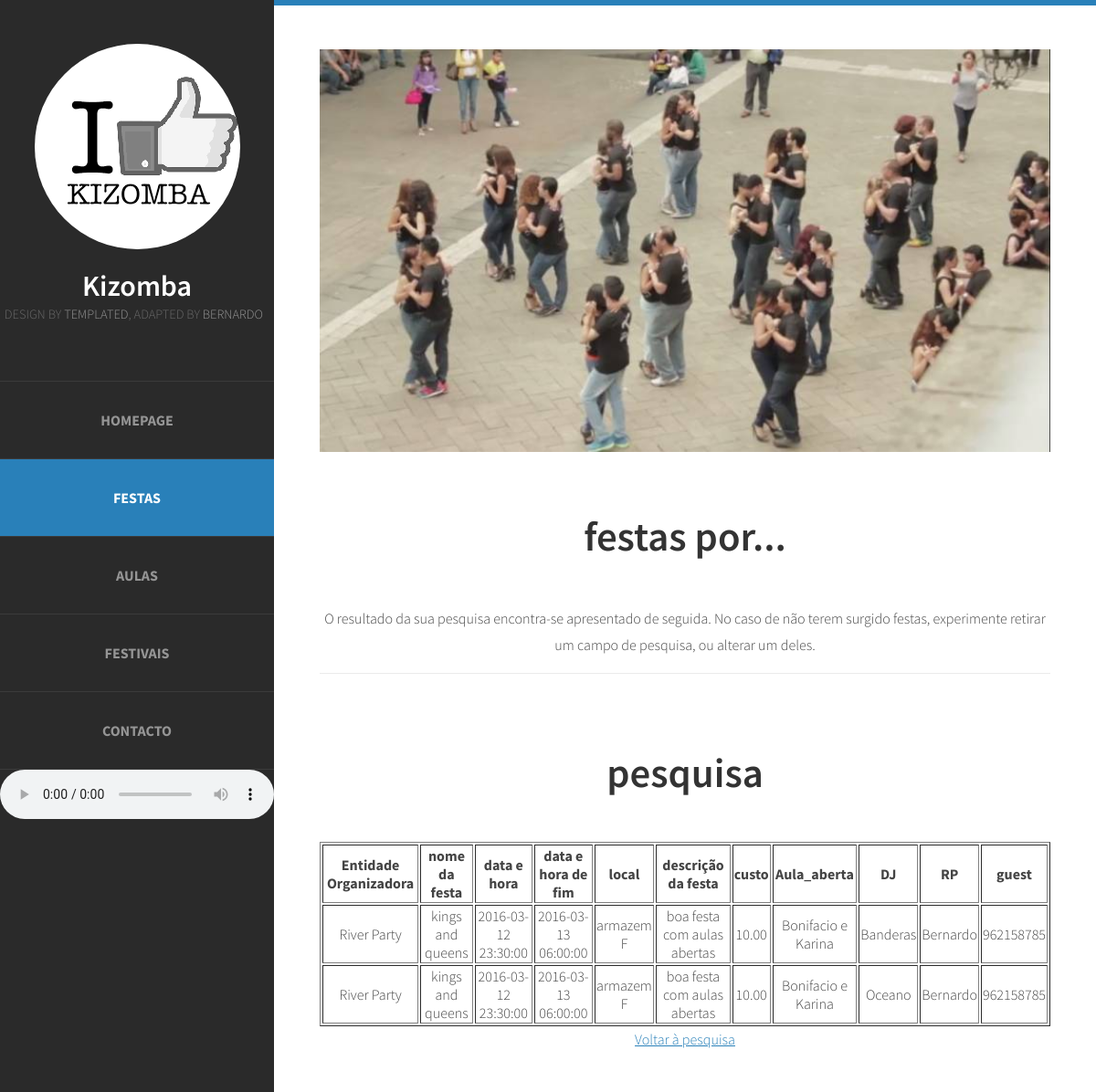
Page /festas_result.php on the committed database.
### tables this page shows
create table festa(
	nome_entidade varchar(255),
	nome_festa varchar(255),
	data_inicio timestamp,
	data_fim timestamp,
	local varchar(255),
	descricao varchar(255),
	custo decimal(5,2),
	primary key(nome_entidade, nome_festa),
	foreign key(nome_entidade) references Entidade_organizadora(nome));

create table Aula_aberta(
	nome_prof varchar(255),
	nome_entidade varchar(255),
	nome_festa varchar(255),
	primary key(nome_prof, nome_entidade, nome_festa),
	foreign key(nome_prof) references Professor(nome),
	foreign key(nome_entidade, nome_festa) references festa(nome_entidade, nome_festa));

create table toca(
	nome_dj varchar(255),
	nome_entidade varchar(255),
	nome_festa varchar(255),
	primary key(nome_dj, nome_entidade, nome_festa),
	foreign key(nome_entidade, nome_festa) references festa(nome_entidade, nome_festa),
	foreign key(nome_dj) references DJ(nome));

create table Promove(
	nome_rp varchar(255),
	nome_entidade varchar(255),
	nome_festa varchar(255),
	primary key(nome_rp, nome_entidade, nome_festa),
	foreign key(nome_rp) references RP(nome),
	foreign key(nome_entidade, nome_festa) references festa(nome_entidade, nome_festa));

create table RP(
	nome varchar(255),
	contacto integer,
	primary key(nome),
	foreign key(nome) references Pessoa(nome));

### web/festas_result.php (the view, shortened to what this page needs)
<!DOCTYPE html PUBLIC "-//W3C//DTD XHTML 1.0 Strict//EN" "http://www.w3.org/TR/xhtml1/DTD/xhtml1-strict.dtd">
<html xmlns="http://www.w3.org/1999/xhtml">
<head>
<link href="default.css" rel="stylesheet" type="text/css" media="all" />
<link href="fonts.css" rel="stylesheet" type="text/css" media="all" />
</head>
<body>
<div id="page" class="container">
	<div id="header">
		<div id="logo">
			<img src="images.png" alt="" />
			<h1><a href="#">Kizomba</a></h1>
			<span>Design by <a href="http://templated.co" rel="nofollow">TEMPLATED</a>, adapted by <a href="https://pt.linkedin.com/in/bernardo-gomes-759391b5" rel="nofollow">Bernardo</a></span>
		</div>
		<div id="menu">
			<ul>
				<li><a href="index.php" accesskey="1" title="">Homepage</a></li>
				<li class="current_page_item"><a href="festas.php" accesskey="2" title="">Festas</a></li>
				<li><a href="aulas.php" accesskey="3" title="">Aulas</a></li>
				<li><a href="festivais.php" accesskey="4" title="">Festivais</a></li>
				<li><a href="contact.html" accesskey="5" title="">Contacto</a></li>
				<li>
					<audio controls>
						<source src="my_plylist.mp3" type="audio/mpeg">
					</audio>
				</li>
			</ul>
		</div>
	</div>
	<div id="main">
		<div id="banner">
			<img src="flashmob.jpg" alt="" class="image-full" />
		</div>
		<div id="welcome">
			<div class="title">
				<h2>Festas por...</h2>
			</div>
			<p>O resultado da sua pesquisa encontra-se apresentado de seguida. No caso de não terem surgido festas, experimente retirar um campo de pesquisa, ou alterar um deles.</p>
		</div>
		<div id="featured">
			<div class="title">
				<h2>Pesquisa</h2>
			</div>
				<?php
					$host = "db.ist.utl.pt";
					$user = "ist175573";
					$pass = "swex6595";
					$dsn = "mysql:host=$host;dbname=$user";
					try
					{
						$connection = new PDO($dsn, $user, $pass);
					}
					catch(PDOException $exception)
					{
						echo("<p>Error: ");
						echo($exception->getMessage());
						echo("</p>");
						exit();
					}
					$data=$_REQUEST['data'];
					$organizacao=$_REQUEST['entidade'];
					$local=$_REQUEST['local'];
					$sql="select f.nome_entidade, f.nome_festa, f.data_inicio, f.data_fim, f.local, f.descricao, f.custo, A.nome_prof, t.nome_dj, P.nome_rp, R.contacto
							from festa as f, Aula_aberta as A, toca as t, Promove as P, RP as R
						where f.data_inicio like '%$data%'
						and f.nome_entidade like '%$organizacao%'
						and f.local like '%$local%'
						and A.nome_festa=f.nome_festa
						and t.nome_festa=f.nome_festa
						and P.nome_festa=f.nome_festa
						and R.nome=P.nome_rp;";
					$result = $connection->query($sql);
					$nrows= $result->rowCount();
					if($nrows!=0)
					{
						echo("<table border=\"1\" align=\"center\">");
						echo("<tr><td><strong>Entidade Organizadora</strong></td><td><strong>nome da festa</strong></td><td><strong>data e hora</strong></td><td><strong>data e hora de fim</strong></td><td><strong>local</strong></td><td><strong>descrição da festa</strong></td><td><strong>custo</strong></td><td><strong>Aula_aberta</strong></td><td><strong>DJ</strong></td><td><strong>RP</strong></td><td><strong>guest</strong></td></tr>");
						foreach($result as $row)
						{
							echo("<tr><td>");
							echo($row['nome_entidade']);
							echo("</td><td>");
							echo($row['nome_festa']);
							echo("</td><td>");
							echo($row['data_inicio']);
							echo("</td><td>");
							echo($row['data_fim']);
							echo("</td><td>");
							echo($row['local']);
							echo("</td><td>");
							echo($row['descricao']);
							echo("</td><td>");
							echo($row['custo']);
							echo("</td><td>");
							echo($row['nome_prof']);
							echo("</td><td>");
							echo($row['nome_dj']);
							echo("</td><td>");
							echo($row['nome_rp']);
							echo("</td><td>");
							echo($row['contacto']);
							echo("</td></tr>");
						}
						echo("</table>");
					}
					else
					{
							echo("<p>Não há festas com os requesitos pretendidos</p>");
					}
				?>
				<p><a href="festas.php" accesskey="2" title="">Voltar à pesquisa</a></p>
			</div>
		</div>
	</div>
</body>
</html>

### web/default.css (style rules this page uses)
html, body { height: 100%; }
body { margin: 0px; padding: 0px; background: #202020; font-family: 'Source Sans Pro', sans-serif; font-size: 12pt; font-weight: 300; color: #444444; }
h1, h2, h3 { margin: 0; padding: 0; font-weight: 600; color: #333333; }
p, ol, ul { margin-top: 0; }
ol, ul { padding: 0; list-style: none; }
p { line-height: 180%; }
a { color: #2980b9; }
.container { overflow: hidden; margin: 0em auto; width: 1200px; }
.image-full { display: block; width: 100%; margin: 0 0 2em 0; }
.box1, .box2, .box3, { float: left; margin-right: 20px; }
.boxA, .boxB, { float: left; margin-right: 20px; }
.title { margin-bottom: 3em; }
.title h2 { text-transform: lowercase; font-size: 2.8em; }
#header { position: relative; float: left; width: 300px; padding: 3em 0em; }
#logo { text-align: center; margin-bottom: 4em; }
#logo h1 { display: block; }
#logo a { text-decoration: none; color: #FFF; }
#logo span { padding-right: 0.5em; text-transform: uppercase; font-size: 0.90em; color: rgba(255,255,255,0.3); }
#logo span a { color: rgba(255,255,255,0.5); }
#logo img { display: inline-block; margin-bottom: 1em; border-radius: 50%; }
#menu li { border-top: 1px solid rgba(255,255,255,0.08); }
#menu li a, #menu li span { display: block; padding: 2em 1.5em; text-align: center; text-decoration: none; text-transform: uppercase; font-weight: 700; color: rgba(255,255,255,0.5); }
#menu .current_page_item a { background: #2980b9; color: rgba(255,255,255,1); }
#banner { margin-bottom: 4em; }
#page { background: #2a2a2a; }
#main { overflow: hidden; float: right; width: 800px; padding: 3em 50px 5em 50px; background: #FFF; border-top: 6px solid #2980b9; text-align: center; }
#featured { overflow: hidden; margin-bottom: 3em; padding-top: 5em; border-top: 1px solid rgba(0,0,0,0.08); }

### rows in the picture
festa: nome_entidade "River Party", nome_festa "kings and queens", data_inicio "2016-03-12 23:30:00", data_fim "2016-03-13 06:00:00", local "armazem F", descricao "boa festa com aulas abertas", custo "10.00", aula_aberta.nome_prof "Bonifacio e Karina", toca.nome_dj "Banderas", promove.nome_rp "Bernardo", rp.contacto "962158785", toca.nome_dj "Oceano"
